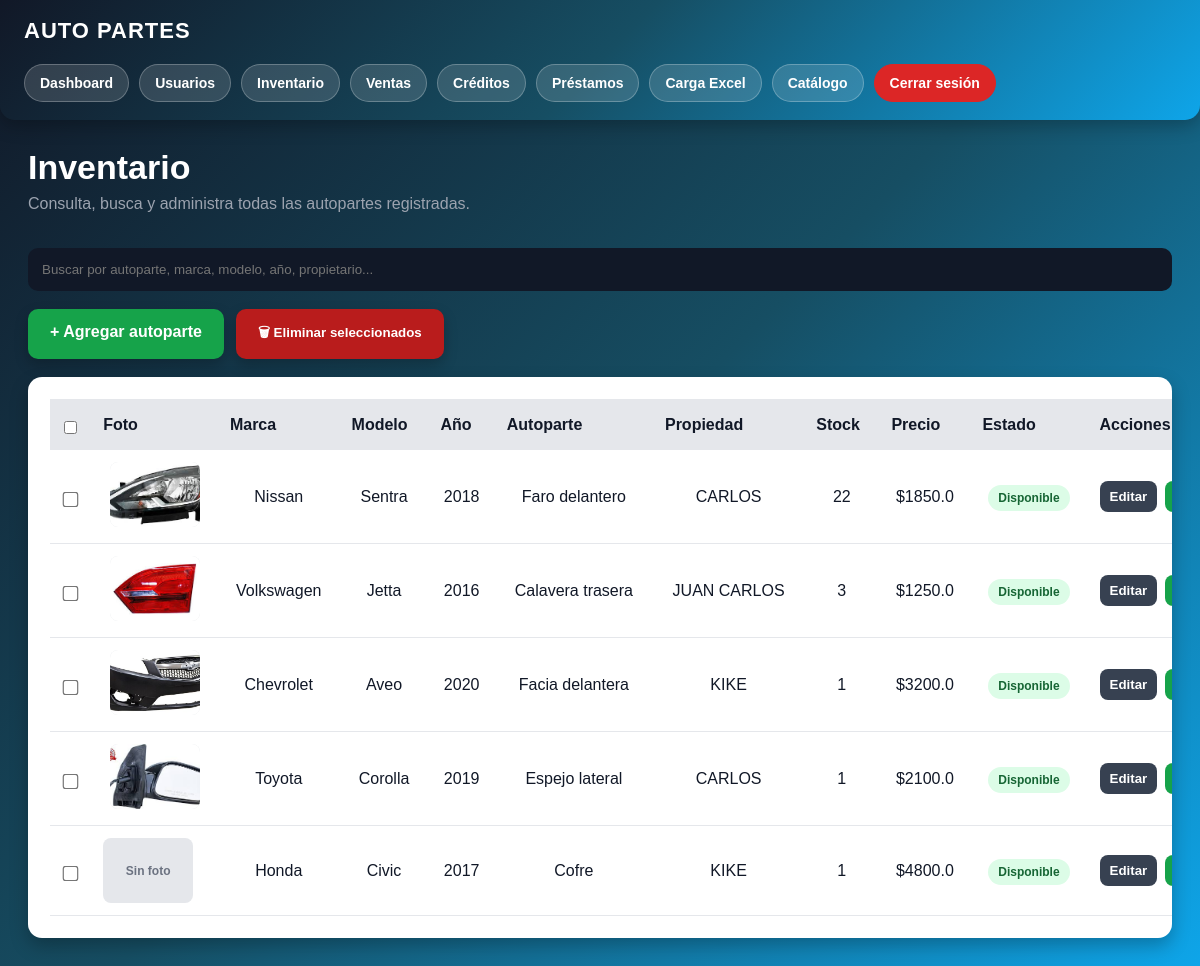
The app's page /inventario (signed in), older data.
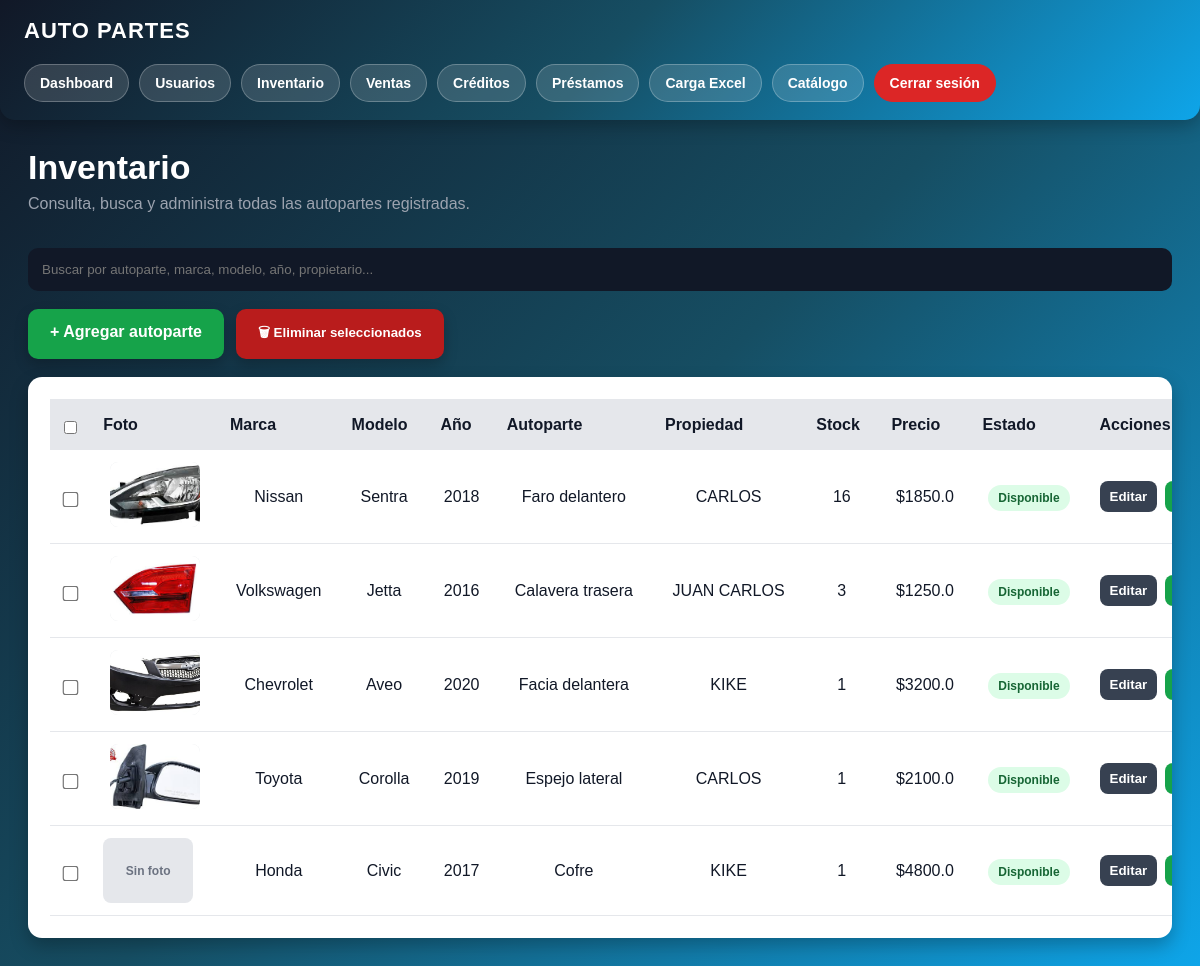
The same page, newer data.
### app.py (models this page shows)
class Producto(db.Model):
    id = db.Column(db.Integer, primary_key=True)
    marca = db.Column(db.String(100))
    modelo = db.Column(db.String(100))
    anio = db.Column(db.Integer)
    autoparte = db.Column(db.String(150))
    observaciones = db.Column(db.Text)
    transmision = db.Column(db.String(100))
    motor = db.Column(db.String(100))
    propiedad = db.Column(db.String(100))
    tipo = db.Column(db.String(100))
    lado = db.Column(db.String(50))
    origen = db.Column(db.String(100))
    costo_venta = db.Column(db.Float)
    stock = db.Column(db.Integer, default=1)
    foto = db.Column(db.String(300))
    link_ml = db.Column(db.String(500))
    estado = db.Column(db.String(50), default="disponible")
    vendido_a = db.Column(db.String(150))
    metodo_pago = db.Column(db.String(100))
    factura = db.Column(db.String(100))
    comentarios_venta = db.Column(db.Text)
    fecha_salida = db.Column(db.String(100))
    fecha_prestamo = db.Column(db.String(100))

### app.py (the view)
@app.route("/inventario")
def inventario():
    if not session.get("rol") in ["admin", "vendedor"]:
        return redirect("/login")
    productos = Producto.query.all()
    return render_template(
        "inventario.html",
        productos=productos
    )

### templates/inventario.html (shortened to what this page needs)
{% extends "layout.html" %}
{% block contenido %}
<div class="inventario-header">
    <h1>Inventario</h1>
    <p>Consulta, busca y administra todas las autopartes registradas.</p>
</div>
<input
    type="text"
    id="buscador"
    class="inventario-buscador"
    placeholder="Buscar por autoparte, marca, modelo, año, propietario..."
    onkeyup="buscarProducto()"
>
<form
    method="POST"
    action="/eliminar_masivo"
    onsubmit="return validarEliminacionMasiva()"
>
<div class="acciones-superiores">
    <a href="/admin" class="btn-agregar-producto">
        + Agregar autoparte
    </a>
    <button
        type="submit"
        class="btn-eliminar-masivo"
    >
        🗑 Eliminar seleccionados
    </button>
</div>
<div class="inventario-card">
    <table id="tablaInventario">
        <tr>
            <th>
                <input
                    type="checkbox"
                    id="checkTodos"
                >
            </th>
            <th>Foto</th>
            <th>Marca</th>
            <th>Modelo</th>
            <th>Año</th>
            <th>Autoparte</th>
            <th>Propiedad</th>
            <th>Stock</th>
            <th>Precio</th>
            <th>Estado</th>
            <th>Acciones</th>
        </tr>
        {% for producto in productos %}
        <tr>
            <td>
                <input
                    type="checkbox"
                    name="productos"
                    value="{{ producto.id }}"
                    class="checkbox-producto"
                >
            </td>
            <td>
                {% if producto.foto %}
                    <img
                        class="inventario-img"
                        src="{{ url_for('static', filename='uploads/' ~ producto.foto.split('|')[0]) }}"
                        alt="{{ producto.autoparte }}"
                    >
                {% else %}
                    <div class="sin-foto">Sin foto</div>
                {% endif %}
            </td>
            <td>{{ producto.marca or '-' }}</td>
            <td>{{ producto.modelo or '-' }}</td>
            <td>{{ producto.anio or '-' }}</td>
            <td>{{ producto.autoparte or '-' }}</td>
            <td>{{ producto.propiedad or '-' }}</td>
            <td>{{ producto.stock or 0 }}</td>
            <td>${{ producto.costo_venta or 0 }}</td>
            <td>
                {% if producto.stock > 0 %}
                    <span class="badge-disponible">Disponible</span>
                {% else %}
                    <span class="badge-agotado">Agotado</span>
                {% endif %}
            </td>
            <td>
                <div class="acciones-inventario">
                    <a href="/editar/{{ producto.id }}">
                        <button
                            type="button"
                            class="btn-mini btn-editar"
                        >
                            Editar
                        </button>
                    </a>
                    <a href="/stock/{{ producto.id }}">
                        <button
                            type="button"
                            class="btn-mini btn-sumar"
                        >
                        </button>
                    </a>
                </div>
            </td>
        </tr>
        {% endfor %}
    </table>
</div>
</form>
{% endblock %}

### templates/layout.html (shortened to what this page needs)
<!DOCTYPE html>
<html lang="es">
<head>
    <link rel="stylesheet" href="{{ url_for('static', filename='css/style.css') }}">
</head>
<body>
<header class="top-nav">
    <h2>AUTO PARTES</h2>
  <nav class="nav-links">
    {% if session.get('rol') == 'admin' %}
        <a href="/dashboard">Dashboard</a>
        <a href="/usuarios">Usuarios</a>
    {% endif %}
    <a href="/inventario">Inventario</a>
    <a href="/ventas">Ventas</a>
    <a href="/creditos">Créditos</a>
    <a href="/prestamos">Préstamos</a>
    <a href="/excel">Carga Excel</a>
    <a href="/">Catálogo</a>
    <a href="/logout" class="logout">
        Cerrar sesión
    </a>
</nav>
</header>
<main class="main-content">
    {% block contenido %}
    {% endblock %}
</main>
</body>
</html>

### static/css/style.css (style rules this page uses)
* { margin: 0; padding: 0; box-sizing: border-box; }
body { background: linear-gradient(135deg, #111827, #164e63, #0ea5e9); color: white; font-family: Arial, sans-serif; min-height: 100vh; }
header { background: linear-gradient(90deg, #111827, #2563eb); padding: 25px; text-align: center; border-radius: 0 0 15px 15px; }
input, textarea, select { width: 100%; padding: 14px; border: none; border-radius: 8px; background: #111827; color: white; margin-top: 10px; }
table { width: 100%; border-collapse: collapse; }
th { background: #2563eb; color: white; padding: 14px; }
td { padding: 14px; border-bottom: 1px solid #374151; text-align: center; }

### templates/layout.html (style rules this page uses)
.top-nav { width: 100%; background: linear-gradient(135deg, #111827, #164e63, #0ea5e9); padding: 18px 24px; display: flex; align-items: center; justify-content: space-between; gap: 20px; flex-wrap: wrap; box-shadow: 0 6px 18px rgba(0,0,0,0.25); }
.top-nav h2 { color: white; font-size: 22px; letter-spacing: 1px; }
.nav-links { display: flex; gap: 10px; flex-wrap: wrap; }
.nav-links a { background: rgba(255,255,255,0.14); color: white; padding: 10px 15px; border-radius: 999px; text-decoration: none; font-weight: bold; font-size: 14px; transition: 0.25s; border: 1px solid rgba(255,255,255,0.25); }
.nav-links .logout { background: #dc2626; border-color: #dc2626; }
.main-content { padding: 28px; }

### templates/inventario.html (style rules this page uses)
.inventario-header { margin-bottom: 25px; }
.inventario-header h1 { color: white; font-size: 34px; margin-bottom: 8px; }
.inventario-header p { color: #9ca3af; }
.inventario-buscador { width: 100%; padding: 14px; border-radius: 10px; border: none; margin-bottom: 18px; background: #111827; color: white; }
.acciones-superiores { display: flex; gap: 12px; flex-wrap: wrap; margin-bottom: 18px; }
.btn-agregar-producto { display: inline-block; background: #16a34a; color: white; padding: 14px 22px; border-radius: 10px; text-decoration: none; font-weight: bold; box-shadow: 0 6px 14px rgba(0,0,0,0.22); transition: 0.25s; }
.btn-eliminar-masivo { background: #b91c1c; color: white; border: none; padding: 14px 22px; border-radius: 10px; cursor: pointer; font-weight: bold; box-shadow: 0 6px 14px rgba(0,0,0,0.22); transition: 0.25s; }
.inventario-card { background: white; color: #111827; border-radius: 14px; padding: 22px; box-shadow: 0 8px 18px rgba(0,0,0,0.25); overflow-x: auto; }
.inventario-card table { width: 100%; border-collapse: collapse; min-width: 1200px; }
.inventario-card th { background: #e5e7eb; color: #111827; padding: 12px; text-align: left; }
.inventario-card td { padding: 12px; border-bottom: 1px solid #e5e7eb; color: #111827; vertical-align: middle; }
.inventario-img { width: 90px; height: 65px; object-fit: cover; border-radius: 8px; background: #e5e7eb; }
.sin-foto { width: 90px; height: 65px; border-radius: 8px; background: #e5e7eb; color: #6b7280; display: flex; align-items: center; justify-content: center; font-size: 12px; font-weight: bold; }
.badge-disponible { background: #dcfce7; color: #166534; padding: 6px 10px; border-radius: 999px; font-weight: bold; font-size: 12px; }
.acciones-inventario { display: flex; gap: 8px; flex-wrap: wrap; }
.btn-mini { padding: 8px 10px; border-radius: 8px; border: none; cursor: pointer; font-weight: bold; color: white; }
.btn-editar { background: #374151; }
.btn-sumar { background: #16a34a; }
.checkbox-producto { transform: scale(1.2); }

Row changes from the older to the newer data that the page shows:
changed Producto "Nissan": stock "22" → "16"
